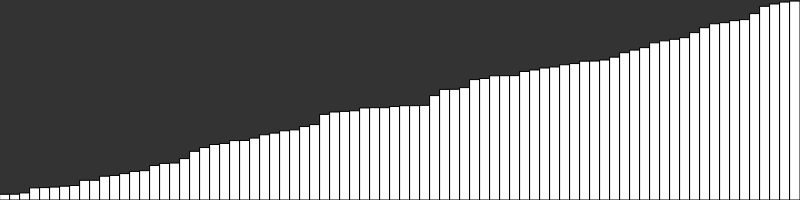
Frame 1 (no input)
Frame 60 (no input): identical to frame 1, image omitted
Frame 120 (the mouse pressed at the canvas centre since frame 60): identical to frame 1, image omitted

The p5.js sketch that drew this single still picture (run headless with seeded random() and noise() and a simulated clock; from frame 60 on, the mouse is pressed at the canvas centre):

// p5.js sketch
// ── sketch.js
let i = 0;
let w = 10;

function setup() {
  createCanvas(800, 200);
  values = new Array(floor(width / w));
  for (let i = 0; i < values.length; i++) {
    values[i] = random(height);
  }
  //frameRate(5);
  quickSort(values, 0, values.length - 1);
}

function quickSort(arr, start, end) {
  if (start >= end) {
    return;
  }
  let index = partition(arr, start, end);
  quickSort(arr, start, index - 1);
  quickSort(arr, index + 1, end);
}

function partition(arr, start, end) {
  let pivotValue = arr[end];
  let pivotIndex = start;
  for (let i = start; i < end; i++) {
    if (arr[i] < pivotValue) {
      swap(arr, i, pivotIndex);
      pivotIndex++;
    }
  }
  swap(arr, pivotIndex, end);
  return pivotIndex;
}

function draw() {
  background(51);

  for (let i = 0; i < values.length; i++) {
    stroke(0);
    fill(255);
    rect(i * w, height - values[i], w, values[i]);
  }
}

function swap(arr, a, b) {
  let temp = arr[a];
  arr[a] = arr[b];
  arr[b] = temp;
}
